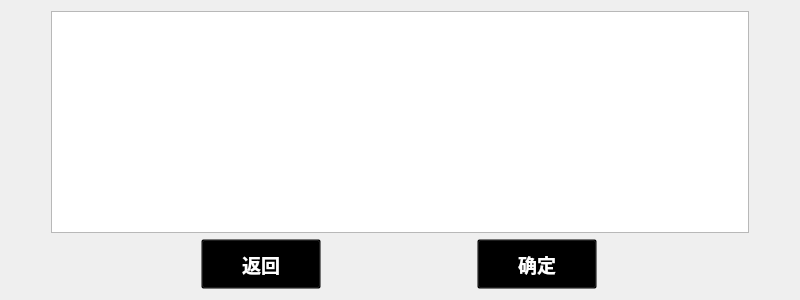
<?xml version="1.0" encoding="UTF-8"?>
<ui version="4.0">
 <class>CommuniSet</class>
 <widget class="QWidget" name="CommuniSet">
  <property name="geometry">
   <rect>
    <x>0</x>
    <y>0</y>
    <width>800</width>
    <height>300</height>
   </rect>
  </property>
  <property name="windowTitle">
   <string>Form</string>
  </property>
  <layout class="QGridLayout" name="gridLayout">
   <item row="0" column="1">
    <widget class="QTableView" name="tableView">
     <property name="sizePolicy">
      <sizepolicy hsizetype="MinimumExpanding" vsizetype="MinimumExpanding">
       <horstretch>0</horstretch>
       <verstretch>0</verstretch>
      </sizepolicy>
     </property>
     <property name="minimumSize">
      <size>
       <width>500</width>
       <height>200</height>
      </size>
     </property>
    </widget>
   </item>
   <item row="1" column="1">
    <layout class="QHBoxLayout" name="horizontalLayout_2">
     <item>
      <widget class="QToolButton" name="tbtn_back">
       <property name="minimumSize">
        <size>
         <width>120</width>
         <height>50</height>
        </size>
       </property>
       <property name="font">
        <font>
         <pointsize>14</pointsize>
         <weight>75</weight>
         <bold>true</bold>
        </font>
       </property>
       <property name="styleSheet">
        <string notr="true">background:transparent;color:white;font-Weight:bold;</string>
       </property>
       <property name="text">
        <string>返回</string>
       </property>
       <property name="icon">
        <iconset resource="InverterController.qrc">
         <normaloff>:/images/return.png</normaloff>:/images/return.png</iconset>
       </property>
       <property name="iconSize">
        <size>
         <width>50</width>
         <height>50</height>
        </size>
       </property>
       <property name="toolButtonStyle">
        <enum>Qt::ToolButtonTextBesideIcon</enum>
       </property>
      </widget>
     </item>
     <item>
      <widget class="QToolButton" name="tbtn_ok">
       <property name="minimumSize">
        <size>
         <width>120</width>
         <height>50</height>
        </size>
       </property>
       <property name="font">
        <font>
         <pointsize>14</pointsize>
         <weight>75</weight>
         <bold>true</bold>
        </font>
       </property>
       <property name="styleSheet">
        <string notr="true">background:transparent;color:white;font-Weight:bold;</string>
       </property>
       <property name="text">
        <string>确定</string>
       </property>
       <property name="icon">
        <iconset resource="InverterController.qrc">
         <normaloff>:/images/okbutton.png</normaloff>:/images/okbutton.png</iconset>
       </property>
       <property name="iconSize">
        <size>
         <width>50</width>
         <height>50</height>
        </size>
       </property>
       <property name="toolButtonStyle">
        <enum>Qt::ToolButtonTextBesideIcon</enum>
       </property>
      </widget>
     </item>
    </layout>
   </item>
   <item row="0" column="0">
    <spacer name="horizontalSpacer">
     <property name="orientation">
      <enum>Qt::Horizontal</enum>
     </property>
     <property name="sizeType">
      <enum>QSizePolicy::Preferred</enum>
     </property>
     <property name="sizeHint" stdset="0">
      <size>
       <width>40</width>
       <height>20</height>
      </size>
     </property>
    </spacer>
   </item>
   <item row="0" column="2">
    <spacer name="horizontalSpacer_2">
     <property name="orientation">
      <enum>Qt::Horizontal</enum>
     </property>
     <property name="sizeType">
      <enum>QSizePolicy::Preferred</enum>
     </property>
     <property name="sizeHint" stdset="0">
      <size>
       <width>40</width>
       <height>20</height>
      </size>
     </property>
    </spacer>
   </item>
  </layout>
 </widget>
 <resources>
  <include location="InverterController.qrc"/>
 </resources>
 <connections/>
</ui>
